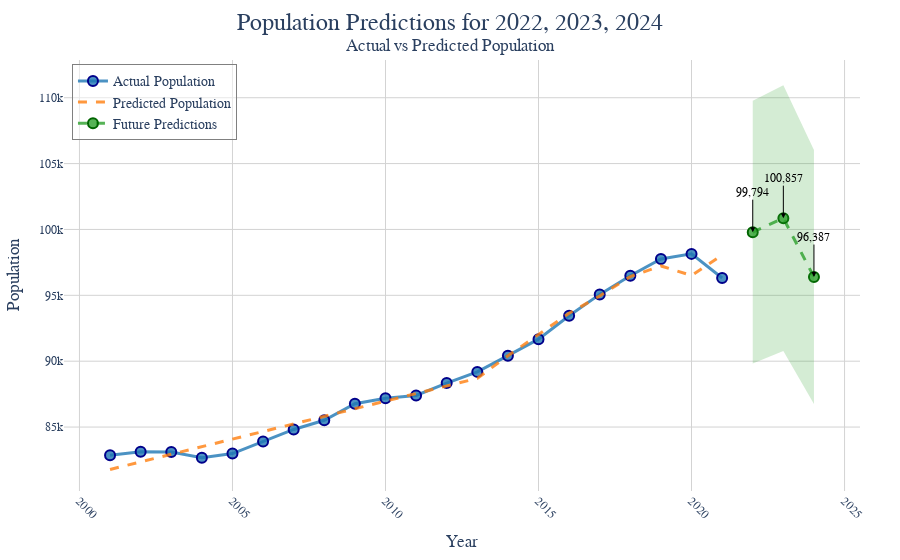

Here is the notebook cell this chart was saved with:
### Markdown cell above
Round the numbers to the nearest whole. Thus, our final conclusion can be:

### 2022

194064 people

### 2023

201739 people

### 2024

175977 people

### Code cell
future_predictions = interaction_model.predict(predict_df)
# Future Predictions
years = [2022, 2023, 2024]
future_populations = future_predictions.values


# Create traces
actual_trace = go.Scatter(
    x=analysis_df['year'],
    y=analysis_df['population'],
    mode='markers+lines',
    name='Actual Population',
    marker=dict(color='rgba(31, 119, 180, 0.8)', size=10, line=dict(width=2, color='darkblue')),
    line=dict(width=3, color='rgba(31, 119, 180, 0.8)')
)
predicted_trace = go.Scatter(
    x=analysis_df['year'],
    y=interaction_model.fittedvalues if interaction_model else analysis_df['population'],  # Simulated for demo
    mode='lines',
    name='Predicted Population',
    line=dict(dash='dash', color='rgba(255, 127, 14, 0.8)', width=3)
)
future_trace = go.Scatter(
    x=years,
    y=future_populations,
    mode='markers+lines',
    name='Future Predictions',
    line=dict(dash='dash', color='rgba(44, 160, 44, 0.8)', width=3),
    marker=dict(color='rgba(44, 160, 44, 0.8)', size=10, line=dict(width=2, color='darkgreen'))
)

# Create figure
fig = make_subplots()
fig.add_trace(actual_trace)
fig.add_trace(predicted_trace)
fig.add_trace(future_trace)

# Add shaded area for prediction range
fig.add_trace(go.Scatter(
    x=years + years[::-1],  # x, then x reversed
    y=[p * 0.9 for p in future_populations] + [p * 1.1 for p in future_populations[::-1]],  # lower, then upper
    fill='toself',
    fillcolor='rgba(44, 160, 44, 0.2)',
    line=dict(color='rgba(44, 160, 44, 0.0)'),
    hoverinfo="skip",
    showlegend=False
))

# Add annotations for future predictions
annotations = []
for year, pop in zip(years, future_populations):
    annotations.append(dict(
        x=year,
        y=pop,
        xref='x',
        yref='y',
        text=f'{int(pop):,}',  # Format to show rounded integer with commas
        showarrow=True,
        arrowhead=2,
        ax=0,
        ay=-40,
        font=dict(size=12, color='black'),
        arrowcolor='black'
    ))

# Update layout
fig.update_layout(
    title=dict(
        text='Population Predictions for 2022, 2023, 2024<br><sup>Actual vs Predicted Population</sup>',
        x=0.5,
        xanchor='center',
        yanchor='top',
        font=dict(size=24)
    ),
    xaxis_title='Year',
    yaxis_title='Population',
    legend=dict(x=0.01, y=0.99, traceorder='normal', bgcolor='rgba(255,255,255,0.5)', bordercolor='grey', borderwidth=1),
    plot_bgcolor='white',
    xaxis=dict(
        showgrid=True,
        gridcolor='lightgrey',
        zerolinecolor='grey',
        tickangle=45,
        tickfont=dict(size=12)
    ),
    yaxis=dict(
        showgrid=True,
        gridcolor='lightgrey',
        zerolinecolor='grey',
        tickfont=dict(size=12)
    ),
    font=dict(size=14, family='Arial, sans-serif'),
    annotations=annotations,
    hovermode='x unified',
    margin=dict(l=40, r=40, t=60, b=40),
    template='plotly_white'
)

# Show plot
fig.show()

### Figure 1 — Plotly figure (JSON) as saved in the notebook; plotly's stock layout.template omitted (floating-point values rounded to 4 significant figures)
{"data": [{"line": {"color": "rgba(31, 119, 180, 0.8)", "width": 3}, "marker": {"color": "rgba(31, 119, 180, 0.8)", "line": {"color": "darkblue", "width": 2}, "size": 10}, "mode": "markers+lines", "name": "Actual Population", "type": "scatter", "x": [2001, 2002, 2003, 2004, 2005, 2006, 2007, 2008, 2009, 2010, 2011, 2012, 2013, 2014, 2015, 2016, 2017, 2018, 2019, 2020, 2021], "y": [82854, 83124, 83107, 82668, 82990, 83906, 84819, 85513, 86767, 87192, 87395, 88339, 89188, 90417, 91674, 93445, 95071, 96481, 97765, 98146, 96317]}, {"line": {"color": "rgba(255, 127, 14, 0.8)", "dash": "dash", "width": 3}, "mode": "lines", "name": "Predicted Population", "type": "scatter", "x": [2001, 2002, 2003, 2004, 2005, 2006, 2007, 2008, 2009, 2010, 2011, 2012, 2013, 2014, 2015, 2016, 2017, 2018, 2019, 2020, 2021], "y": [81780.0, 82360.0, 82930.0, 83500.0, 84080.0, 84650.0, 85220.0, 85800.0, 86370.0, 86940.0, 87510.0, 88100.0, 88700.0, 90410.0, 92040.0, 93640.0, 94950.0, 96420.0, 97230.0, 96500.0, 98060.0]}, {"line": {"color": "rgba(44, 160, 44, 0.8)", "dash": "dash", "width": 3}, "marker": {"color": "rgba(44, 160, 44, 0.8)", "line": {"color": "darkgreen", "width": 2}, "size": 10}, "mode": "markers+lines", "name": "Future Predictions", "type": "scatter", "x": [2022, 2023, 2024], "y": [99790.0, 100900.0, 96390.0]}, {"fill": "toself", "fillcolor": "rgba(44, 160, 44, 0.2)", "hoverinfo": "skip", "line": {"color": "rgba(44, 160, 44, 0.0)"}, "showlegend": false, "type": "scatter", "x": [2022, 2023, 2024, 2024, 2023, 2022], "y": [89820.0, 90770.0, 86750.0, 106000.0, 110900.0, 109800.0]}], "layout": {"annotations": [{"arrowcolor": "black", "arrowhead": 2, "ax": 0, "ay": -40, "font": {"color": "black", "size": 12}, "showarrow": true, "text": "99,794", "x": 2022, "xref": "x", "y": 99790.0, "yref": "y"}, {"arrowcolor": "black", "arrowhead": 2, "ax": 0, "ay": -40, "font": {"color": "black", "size": 12}, "showarrow": true, "text": "100,857", "x": 2023, "xref": "x", "y": 100900.0, "yref": "y"}, {"arrowcolor": "black", "arrowhead": 2, "ax": 0, "ay": -40, "font": {"color": "black", "size": 12}, "showarrow": true, "text": "96,387", "x": 2024, "xref": "x", "y": 96390.0, "yref": "y"}], "autosize": true, "font": {"family": "Arial, sans-serif", "size": 14}, "hovermode": "x unified", "legend": {"bgcolor": "rgba(255,255,255,0.5)", "bordercolor": "grey", "borderwidth": 1, "traceorder": "normal", "x": 0.01, "y": 0.99}, "margin": {"b": 40, "l": 40, "r": 40, "t": 60}, "plot_bgcolor": "white", "title": {"font": {"size": 24}, "text": "Population Predictions for 2022, 2023, 2024<br><sup>Actual vs Predicted Population</sup>", "x": 0.5, "xanchor": "center", "yanchor": "top"}, "xaxis": {"anchor": "y", "autorange": true, "domain": [0, 1], "gridcolor": "lightgrey", "range": [1999.0, 2026.0], "showgrid": true, "tickangle": 45, "tickfont": {"size": 12}, "title": {"text": "Year"}, "type": "linear", "zerolinecolor": "grey"}, "yaxis": {"anchor": "x", "autorange": true, "domain": [0, 1], "gridcolor": "lightgrey", "range": [80120.0, 113100.0], "showgrid": true, "tickfont": {"size": 12}, "title": {"text": "Population"}, "type": "linear", "zerolinecolor": "grey"}}}
